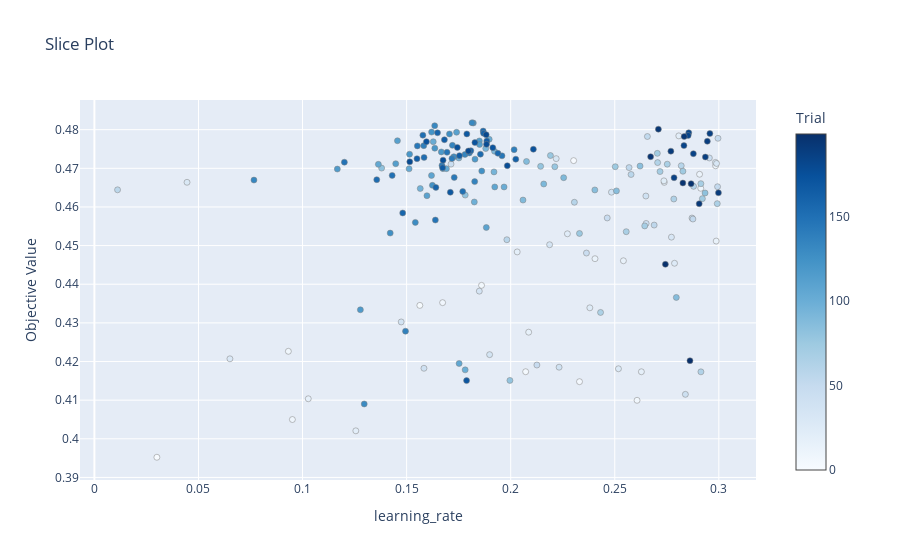
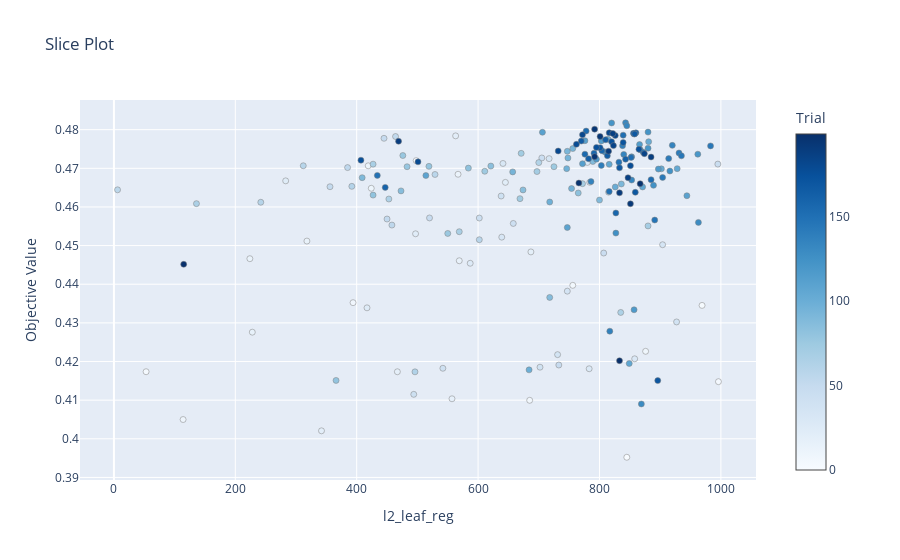
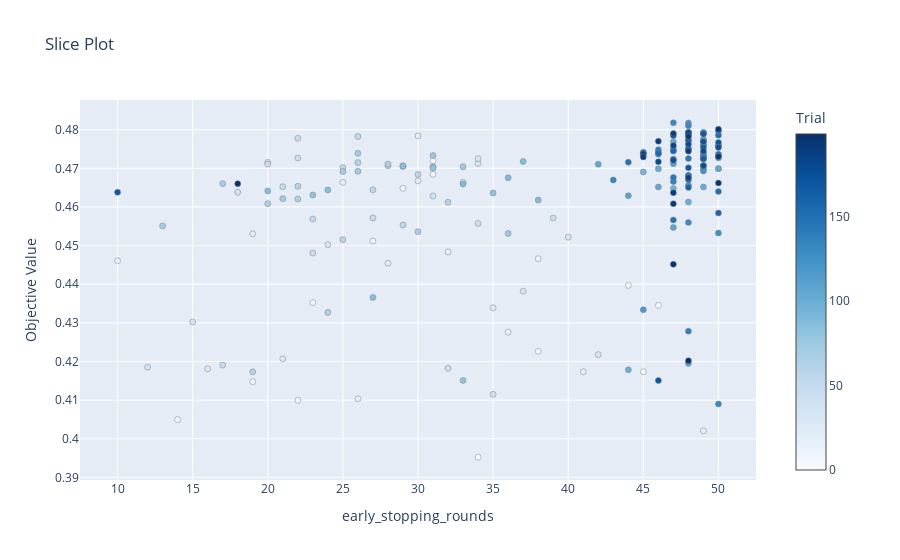

Notebook code for these charts, in order:
### Code cell
for param in cat_optuna_study.best_params.keys():
    fig = plot_slice(cat_optuna_study, params=[param])
    fig.show()

### Figure 1 — Plotly figure (JSON) as saved in the notebook; plotly's stock layout.template omitted (floating-point values rounded to 4 significant figures; data arrays with more than 128 entries replaced by an {"elided": "..."} marker saying what was removed)
{"data": [{"marker": {"color": {"elided": "200 int values"}, "colorbar": {"title": {"text": "Trial"}, "x": 1, "xpad": 40, "y": 0.5}, "colorscale": [[0, "rgb(247,251,255)"], [0.125, "rgb(222,235,247)"], [0.25, "rgb(198,219,239)"], [0.375, "rgb(158,202,225)"], [0.5, "rgb(107,174,214)"], [0.625, "rgb(66,146,198)"], [0.75, "rgb(33,113,181)"], [0.875, "rgb(8,81,156)"], [1, "rgb(8,48,107)"]], "line": {"color": "Grey", "width": 0.5}}, "mode": "markers", "name": "Feasible Trial", "showlegend": false, "type": "scatter", "x": {"elided": "200 float values"}, "y": {"elided": "200 float values"}}], "layout": {"autosize": true, "title": {"text": "Slice Plot"}, "xaxis": {"autorange": true, "range": [-0.006491, 0.3174], "title": {"text": "learning_rate"}, "type": "linear"}, "yaxis": {"autorange": true, "range": [0.3881, 0.4889], "title": {"text": "Objective Value"}, "type": "linear"}}}

### Figure 2 — Plotly figure (JSON) as saved in the notebook; plotly's stock layout.template omitted (floating-point values rounded to 4 significant figures; data arrays with more than 128 entries replaced by an {"elided": "..."} marker saying what was removed)
{"data": [{"marker": {"color": {"elided": "200 int values"}, "colorbar": {"title": {"text": "Trial"}, "x": 1, "xpad": 40, "y": 0.5}, "colorscale": [[0, "rgb(247,251,255)"], [0.125, "rgb(222,235,247)"], [0.25, "rgb(198,219,239)"], [0.375, "rgb(158,202,225)"], [0.5, "rgb(107,174,214)"], [0.625, "rgb(66,146,198)"], [0.75, "rgb(33,113,181)"], [0.875, "rgb(8,81,156)"], [1, "rgb(8,48,107)"]], "line": {"color": "Grey", "width": 0.5}}, "mode": "markers", "name": "Feasible Trial", "showlegend": false, "type": "scatter", "x": {"elided": "200 int values"}, "y": {"elided": "200 float values"}}], "layout": {"autosize": true, "title": {"text": "Slice Plot"}, "xaxis": {"autorange": true, "range": [-54.39, 1056.0], "title": {"text": "l2_leaf_reg"}, "type": "linear"}, "yaxis": {"autorange": true, "range": [0.3881, 0.4889], "title": {"text": "Objective Value"}, "type": "linear"}}}

### Figure 3 — Plotly figure (JSON) as saved in the notebook; plotly's stock layout.template omitted (floating-point values rounded to 4 significant figures; data arrays with more than 128 entries replaced by an {"elided": "..."} marker saying what was removed)
{"data": [{"marker": {"color": {"elided": "200 int values"}, "colorbar": {"title": {"text": "Trial"}, "x": 1, "xpad": 40, "y": 0.5}, "colorscale": [[0, "rgb(247,251,255)"], [0.125, "rgb(222,235,247)"], [0.25, "rgb(198,219,239)"], [0.375, "rgb(158,202,225)"], [0.5, "rgb(107,174,214)"], [0.625, "rgb(66,146,198)"], [0.75, "rgb(33,113,181)"], [0.875, "rgb(8,81,156)"], [1, "rgb(8,48,107)"]], "line": {"color": "Grey", "width": 0.5}}, "mode": "markers", "name": "Feasible Trial", "showlegend": false, "type": "scatter", "x": {"elided": "200 int values"}, "y": {"elided": "200 float values"}}], "layout": {"autosize": true, "title": {"text": "Slice Plot"}, "xaxis": {"autorange": true, "range": [7.56, 52.44], "title": {"text": "early_stopping_rounds"}, "type": "linear"}, "yaxis": {"autorange": true, "range": [0.3881, 0.4889], "title": {"text": "Objective Value"}, "type": "linear"}}}
